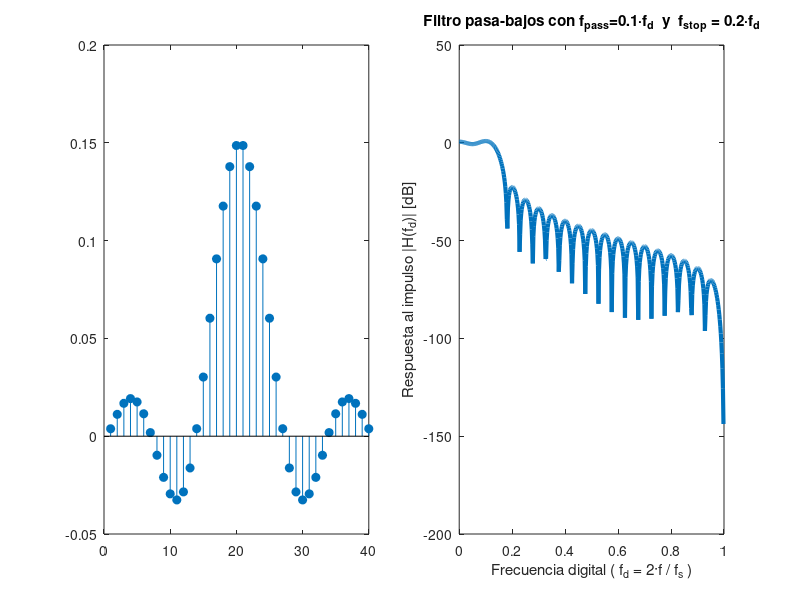
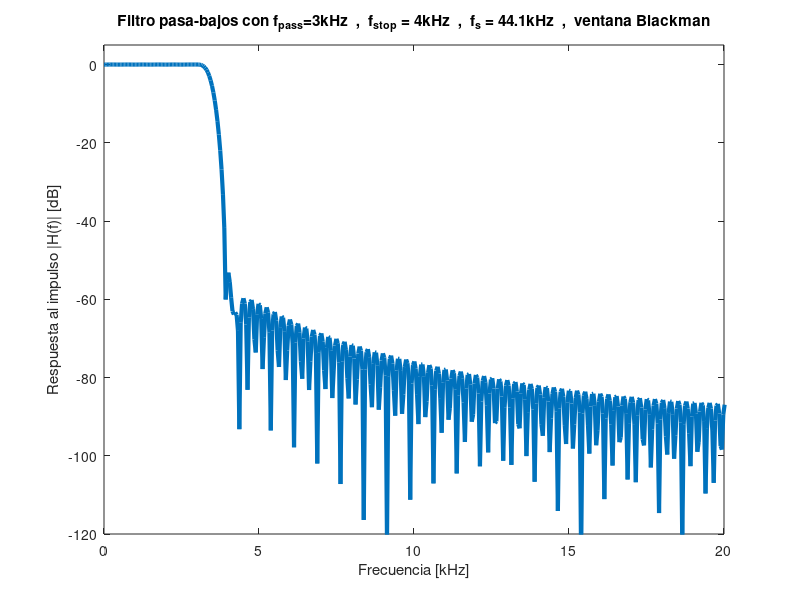

Here is the MATLAB script that generated these plots, in order:
% <------- Guia 4 - Ejercicio 2 ----------->

clc; % borra la consola
clear all; % borra todas las variables
close all; % cierra las ventanas de imagen
pkg load control; % paquete con 'mag2db'
pkg load signal; % ventanas


%%%%%%%%%%%
% punto 1 %
%%%%%%%%%%%

% especificaciones:
fpass = 0.1; % \  banda de transicion
fstop = 0.2; % /
% ventana rectangular

ft = (fstop + fpass) / 2; % frecuencia de corte ideal
B = fstop - fpass; % ancho de banda de transicion
M = 4/B; % cantidad de taps - para ventana rectangular -> Ancho de lobulo principal = 4/M
n = (0 : (M-1)); % elementos del vector h_sinc

h_sinc = ft * sinc (ft * (n - ((M-1)/2))); % funcion sinc del filtro
h = h_sinc .* (rectwin (M))'; % se aplica la ventana rectangular, no tiene ningun efecto porque es un vector de unos
% nota se hace la transpuesta porque la funcion de ventana devuelve un arreglo de M x 1, y nuestro vector es de 1 x M

figure(1, 'name','Guia 4 ejercicio 2.1','Units','normalized','Position',[0 0 1 1]); % pantalla completa
subplot(1,2,1);  % subplot (filas, columnas, indice)
stem (h,'fill');

H = fft(h,1000);  % calcula la FFT con 1000 puntos de frecuencia, completa con ceros
Hdb = mag2db( abs( H(1:500) ) ); % convierte a dB el valor absoluto de las muestras de f positiva
fd = (0 : 1/500 : 1-(1/500) ); % vector con los valores de frecuencia digital fd = 2f / fs
% ^ ^
% | |  me parece que es de 0 a 499

subplot(1,2,2);
plot (fd, Hdb, 'linewidth', 3); % grafica la respuesta en frecuencia
xlabel ('Frecuencia digital ( f_d = 2·f / f_s )'); % etiqueta eje X
ylabel ('Respuesta al impulso |H(f_d)| [dB]');  % etiqueta eje y
title ('Filtro pasa-bajos con f_{pass}=0.1·f_d  y  f_{stop} = 0.2·f_d'); % titulo

%%%%%%%%%%%
% punto 2 %
%%%%%%%%%%%

clear all; % borra todas las variables

% especificaciones:
fs = 44100; % [Hz] frecuencia de muestreo
fpass_hz = 3000; % [Hz] ^\__banda e transicion
fstop_hz = 4000; % [Hz] _/
Rp = 0.5; % [dB] (max) mag2db(db2mag(0.5)-1) -> ans = -24.546  [dB]
Sba = 50; % [dB] (min) - 50 [dB] es la condicion mas exigente
% minima cantidad de taps

% se elige la ventana hamming - Amplitud el pico mayor: -53 dB

fpass = 2 * fpass_hz / fs; %'^\_se convierte a frecuencias digitales
fstop = 2 * fstop_hz / fs; % _/
ft = (fstop + fpass) / 2; % frecuencia de corte ideal
B = fstop - fpass; % ancho de banda de transicion
M = ceil(8/B); % cantidad de taps para ventana hamming -> Ancho de lobulo principal = 8/M
% ceil (x) redondea al entero mayor o igual, mas cercano a 'x'
n = (0 : (M-1)); % elementos del vector h_sinc

h_sinc = ft * sinc (ft * (n - ((M-1)/2))); % funcion sinc del filtro
h = h_sinc .* (hamming (M))';

H = fft(h,1000);  % calcula la FFT con 1000 puntos de frecuencia, completa con ceros
Hdb = mag2db( abs( H(1:500) ) ); % convierte a dB el valor absoluto de las muestras de f positiva
%Hdb =  abs( H(1:500) ); % convierte a dB el valor absoluto de las muestras de f positiva
fd = (0 : fs/1000 : ((fs/2)-(fs/1000)) ) / 1000; % vector con los valores de frecuencia en kHZ
% ^ ^
% | |  me parece que es de 0 a 999

figure(2, 'name','Guia 4 ejercicio 2.2','Units','normalized','Position',[0 0 .5 1]); % mitad de pantalla
plot (fd, Hdb, 'linewidth', 3); % grafica la respuesta en frecuencia
axis([0 20 -120 5]); % limites de los ejes
xlabel ('Frecuencia [kHz]'); % etiqueta eje X
ylabel ('Respuesta al impulso |H(f)| [dB]');  % etiqueta eje y
title ('Filtro pasa-bajos con f_{pass}=3kHz  ,  f_{stop} = 4kHz  ,  f_s = 44.1kHz  ,  ventana Blackman'); % titulo







